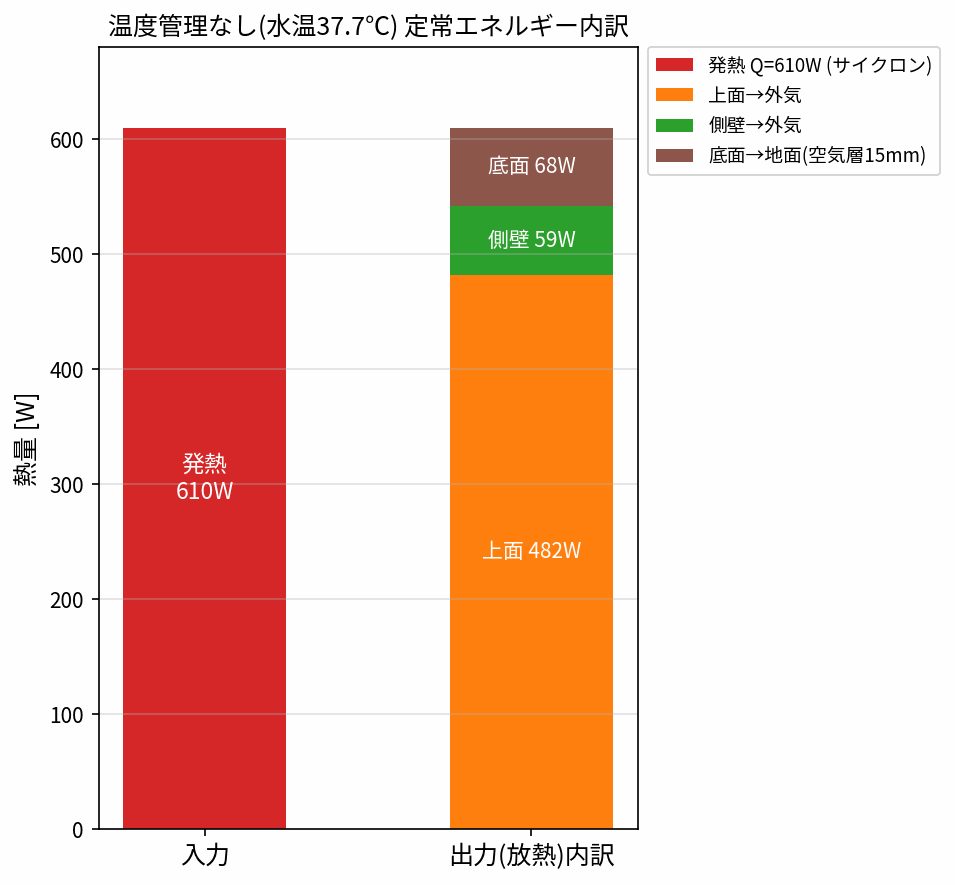

Generate this figure with Python:
# -*- coding: utf-8 -*-
"""温度管理なしタンク(定常, 水温37.7℃)のエネルギー内訳を棒グラフ化。

定常のエネルギー収支（入力=出力）:
  発熱 Q=610W = 上面→外気 + 側壁→外気 + 底面→地面
集中定数の熱コンダクタンスから各放熱を解析的に算出（OM実測とも整合）。

  python heat_breakdown.py   -> heat_breakdown.png
"""
import os
import glob
import numpy as np
import matplotlib
import matplotlib.pyplot as plt
import matplotlib.font_manager as fm

for cand in ["~/.fonts/NotoSansCJKjp-Regular.otf",
             "/usr/share/fonts/truetype/droid/DroidSansFallbackFull.ttf",
             "C:/Windows/Fonts/meiryo.ttc"]:
    for p in glob.glob(os.path.expanduser(cand)):
        try:
            fm.fontManager.addfont(p)
            matplotlib.rcParams["font.family"] = fm.FontProperties(fname=p).get_name()
            break
        except Exception:
            pass
    else:
        continue
    break
matplotlib.rcParams["axes.unicode_minus"] = False
HERE = os.path.dirname(os.path.abspath(__file__))

# --- 幾何(等価単一矩形 Lx×Ly) ---
Lx, Ly = 1.764, 1.829
A_top = Lx * Ly
A_bot = A_top
peri = 2 * (Lx + Ly)
level = 0.0755
A_side = peri * level
# --- 熱伝達率 ---
h, h_top, h_l = 9.0, 11.2, 200.0
k_air, t_airgap = 0.026, 0.015     # 底面は15mm浮いている→空気層の伝導
h_bot = k_air / t_airgap           # ≒1.73 W/m2K (断熱的)
Q, Tamb = 610.0, 24.5

# --- 集中定数の定常解 ---
Gtop = h_top * A_top          # 上面→外気(自然対流)
Gl = h_l * A_side             # 水→壁
Gside = h * A_side            # 壁→外気(側)
Gbot = h_bot * A_bot          # 壁→地面(底, 空気層で断熱的)
Gwall = Gside + Gbot          # 壁→外気/地面 合計
UA = Gtop + 1.0 / (1.0 / Gl + 1.0 / Gwall)
dTw = Q / UA                  # 水温上昇
Qtop = Gtop * dTw
Qwall = Q - Qtop              # 壁経由(側+底)
dTwall = Qwall / Gwall
Qside = Gside * dTwall
Qbot = Gbot * dTwall
print("水温=%.1f℃, 上面=%.0fW, 側壁=%.0fW, 底面=%.0fW, 計=%.0fW" %
      (Tamb + dTw, Qtop, Qside, Qbot, Qtop + Qside + Qbot))

# --- 棒グラフ(入力 / 出力内訳) ---
fig, ax = plt.subplots(figsize=(6.5, 6))
x = [0, 1]
ax.bar(0, Q, width=0.5, color="tab:red", label="発熱 Q=610W (サイクロン)")
b1 = ax.bar(1, Qtop, width=0.5, color="tab:orange", label="上面→外気")
b2 = ax.bar(1, Qside, width=0.5, bottom=Qtop, color="tab:green", label="側壁→外気")
b3 = ax.bar(1, Qbot, width=0.5, bottom=Qtop + Qside, color="tab:brown", label="底面→地面(空気層15mm)")
for yv, hh, lab in [(Qtop / 2, Qtop, "上面 %.0fW" % Qtop),
                    (Qtop + Qside / 2, Qside, "側壁 %.0fW" % Qside),
                    (Qtop + Qside + Qbot / 2, Qbot, "底面 %.0fW" % Qbot)]:
    ax.text(1, yv, lab, ha="center", va="center", color="white", fontsize=10)
ax.text(0, Q / 2, "発熱\n610W", ha="center", va="center", color="white", fontsize=11)
ax.set_xticks(x)
ax.set_xticklabels(["入力", "出力(放熱)内訳"], fontsize=12)
ax.set_ylabel("熱量 [W]", fontsize=12)
ax.set_title("温度管理なし(水温37.7℃) 定常エネルギー内訳", fontsize=12)
ax.set_ylim(0, 680)
ax.legend(fontsize=9, loc="upper left", bbox_to_anchor=(1.02, 1.0), borderaxespad=0)
ax.grid(True, axis="y", alpha=0.4)
plt.tight_layout()
out = os.path.join(HERE, "heat_breakdown.png")
plt.savefig(out, dpi=150, bbox_inches="tight")
print("saved:", out)
